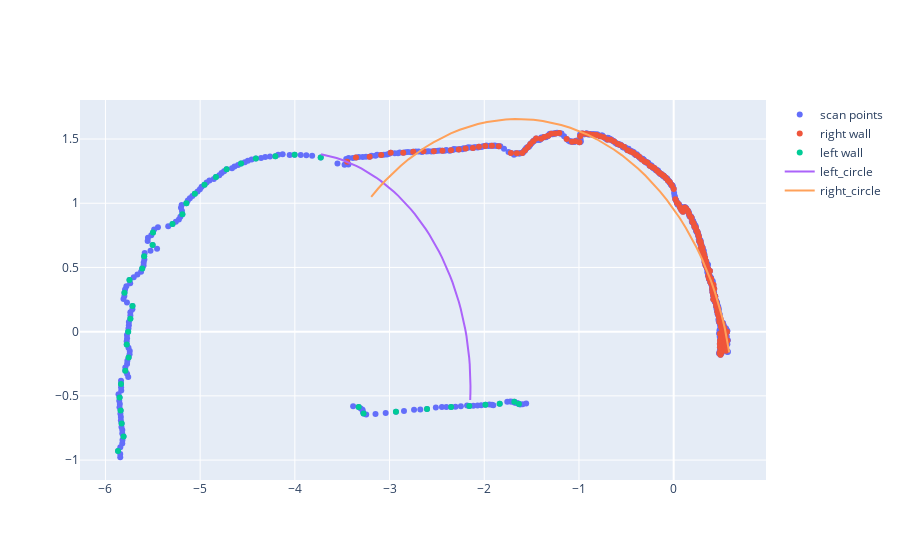

The notebook cell saved with this chart:
### Code cell
# important! comment out the clear_output() in the plot function and set the iterations to 1 if you want to print some logs in other functions

# lastly start the wallfollowing
selecetdDatapoint = 2542
iterations = 1
skipFrames = 100
delayPerFrame = 1

for i in range(0, iterations, 1):
    scan_message = get_data_row()
    handle_scan(scan_message, delta_time)
    selecetdDatapoint = selecetdDatapoint+skipFrames
    time.sleep(delayPerFrame)
